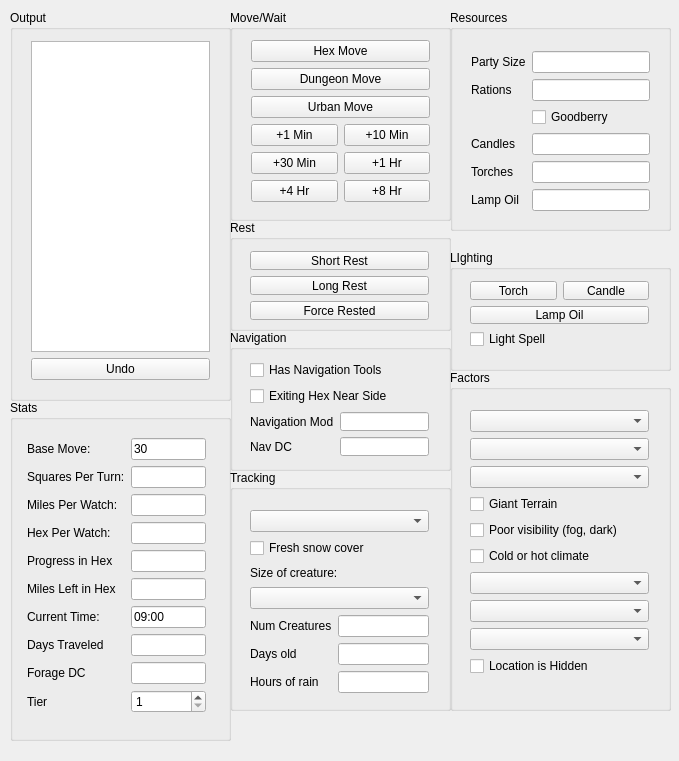
<?xml version="1.0" encoding="UTF-8"?>
<ui version="4.0">
 <class>MainWindow</class>
 <widget class="QMainWindow" name="MainWindow">
  <property name="geometry">
   <rect>
    <x>0</x>
    <y>0</y>
    <width>679</width>
    <height>761</height>
   </rect>
  </property>
  <property name="windowTitle">
   <string>Dungeon and Hex Move Tracker</string>
  </property>
  <widget class="QWidget" name="centralWidget">
   <widget class="QGroupBox" name="groupBox">
    <property name="geometry">
     <rect>
      <x>230</x>
      <y>470</y>
      <width>221</width>
      <height>241</height>
     </rect>
    </property>
    <property name="title">
     <string>Tracking</string>
    </property>
    <widget class="QWidget" name="verticalLayoutWidget">
     <property name="geometry">
      <rect>
       <x>9</x>
       <y>29</y>
       <width>201</width>
       <height>205</height>
      </rect>
     </property>
     <layout class="QVBoxLayout" name="verticalLayout_2">
      <item>
       <widget class="QComboBox" name="cbGroundType"/>
      </item>
      <item>
       <widget class="QCheckBox" name="chFreshSnow">
        <property name="text">
         <string>Fresh snow cover</string>
        </property>
       </widget>
      </item>
      <item>
       <widget class="QLabel" name="label_8">
        <property name="text">
         <string>Size of creature:</string>
        </property>
       </widget>
      </item>
      <item>
       <widget class="QComboBox" name="cbTrackSize"/>
      </item>
      <item>
       <layout class="QFormLayout" name="formLayout_3">
        <item row="0" column="0">
         <widget class="QLabel" name="label_5">
          <property name="text">
           <string>Num Creatures</string>
          </property>
         </widget>
        </item>
        <item row="0" column="1">
         <widget class="QLineEdit" name="tbNumCreatures"/>
        </item>
        <item row="1" column="0">
         <widget class="QLabel" name="label_6">
          <property name="text">
           <string>Days old</string>
          </property>
         </widget>
        </item>
        <item row="1" column="1">
         <widget class="QLineEdit" name="tbTrackAge"/>
        </item>
        <item row="2" column="0">
         <widget class="QLabel" name="label_7">
          <property name="text">
           <string>Hours of rain</string>
          </property>
         </widget>
        </item>
        <item row="2" column="1">
         <widget class="QLineEdit" name="tbRainHours"/>
        </item>
       </layout>
      </item>
     </layout>
    </widget>
   </widget>
   <widget class="QGroupBox" name="groupBox_2">
    <property name="geometry">
     <rect>
      <x>450</x>
      <y>250</y>
      <width>221</width>
      <height>121</height>
     </rect>
    </property>
    <property name="title">
     <string>LIghting</string>
    </property>
    <widget class="QWidget" name="verticalLayoutWidget_5">
     <property name="geometry">
      <rect>
       <x>9</x>
       <y>20</y>
       <width>201</width>
       <height>89</height>
      </rect>
     </property>
     <layout class="QVBoxLayout" name="verticalLayout_6">
      <item>
       <layout class="QGridLayout" name="gridLayout_2">
        <item row="0" column="0">
         <widget class="QPushButton" name="pbTorch">
          <property name="text">
           <string>Torch</string>
          </property>
         </widget>
        </item>
        <item row="0" column="1">
         <widget class="QPushButton" name="pbCandle">
          <property name="text">
           <string>Candle</string>
          </property>
         </widget>
        </item>
       </layout>
      </item>
      <item>
       <widget class="QPushButton" name="pbLamp">
        <property name="text">
         <string>Lamp Oil</string>
        </property>
       </widget>
      </item>
      <item>
       <widget class="QCheckBox" name="chLightSpell">
        <property name="text">
         <string>Light Spell</string>
        </property>
       </widget>
      </item>
     </layout>
    </widget>
   </widget>
   <widget class="QGroupBox" name="groupBox_4">
    <property name="geometry">
     <rect>
      <x>230</x>
      <y>10</y>
      <width>221</width>
      <height>211</height>
     </rect>
    </property>
    <property name="title">
     <string>Move/Wait</string>
    </property>
    <widget class="QWidget" name="verticalLayoutWidget_3">
     <property name="geometry">
      <rect>
       <x>10</x>
       <y>19</y>
       <width>201</width>
       <height>184</height>
      </rect>
     </property>
     <layout class="QVBoxLayout" name="verticalLayout_4">
      <item>
       <widget class="QPushButton" name="pbHexMove">
        <property name="text">
         <string>Hex Move</string>
        </property>
       </widget>
      </item>
      <item>
       <widget class="QPushButton" name="pbDungeonMove">
        <property name="text">
         <string>Dungeon Move</string>
        </property>
       </widget>
      </item>
      <item>
       <widget class="QPushButton" name="pbUrbanMove">
        <property name="text">
         <string>Urban Move</string>
        </property>
       </widget>
      </item>
      <item>
       <layout class="QGridLayout" name="gridLayout">
        <item row="1" column="0">
         <widget class="QPushButton" name="AddMin30">
          <property name="text">
           <string>+30 Min</string>
          </property>
         </widget>
        </item>
        <item row="1" column="1">
         <widget class="QPushButton" name="AddHr1">
          <property name="text">
           <string>+1 Hr</string>
          </property>
         </widget>
        </item>
        <item row="0" column="0">
         <widget class="QPushButton" name="AddMin1">
          <property name="sizePolicy">
           <sizepolicy hsizetype="Minimum" vsizetype="Fixed">
            <horstretch>0</horstretch>
            <verstretch>0</verstretch>
           </sizepolicy>
          </property>
          <property name="text">
           <string>+1 Min</string>
          </property>
         </widget>
        </item>
        <item row="0" column="1">
         <widget class="QPushButton" name="AddMin10">
          <property name="text">
           <string>+10 Min</string>
          </property>
         </widget>
        </item>
        <item row="2" column="0">
         <widget class="QPushButton" name="AddHr4">
          <property name="text">
           <string>+4 Hr</string>
          </property>
         </widget>
        </item>
        <item row="2" column="1">
         <widget class="QPushButton" name="AddHr8">
          <property name="text">
           <string>+8 Hr</string>
          </property>
         </widget>
        </item>
       </layout>
      </item>
     </layout>
    </widget>
   </widget>
   <widget class="QGroupBox" name="groupBox_5">
    <property name="geometry">
     <rect>
      <x>450</x>
      <y>370</y>
      <width>221</width>
      <height>341</height>
     </rect>
    </property>
    <property name="title">
     <string>Factors</string>
    </property>
    <widget class="QWidget" name="verticalLayoutWidget_4">
     <property name="geometry">
      <rect>
       <x>9</x>
       <y>29</y>
       <width>201</width>
       <height>298</height>
      </rect>
     </property>
     <layout class="QVBoxLayout" name="verticalLayout_5">
      <item>
       <widget class="QComboBox" name="cbMoveMode"/>
      </item>
      <item>
       <widget class="QComboBox" name="cbTerrain"/>
      </item>
      <item>
       <widget class="QComboBox" name="cbRoad"/>
      </item>
      <item>
       <widget class="QCheckBox" name="chGiantTerrain">
        <property name="text">
         <string>Giant Terrain</string>
        </property>
       </widget>
      </item>
      <item>
       <widget class="QCheckBox" name="chPoorVis">
        <property name="text">
         <string>Poor visibility (fog, dark)</string>
        </property>
       </widget>
      </item>
      <item>
       <widget class="QCheckBox" name="chColdClimate">
        <property name="text">
         <string>Cold or hot climate</string>
        </property>
       </widget>
      </item>
      <item>
       <widget class="QComboBox" name="cbSnowCover"/>
      </item>
      <item>
       <widget class="QComboBox" name="cbConditions"/>
      </item>
      <item>
       <widget class="QComboBox" name="cbActivities"/>
      </item>
      <item>
       <widget class="QCheckBox" name="chHiddenLoc">
        <property name="text">
         <string>Location is Hidden</string>
        </property>
       </widget>
      </item>
     </layout>
    </widget>
   </widget>
   <widget class="QGroupBox" name="groupBox_6">
    <property name="geometry">
     <rect>
      <x>10</x>
      <y>400</y>
      <width>221</width>
      <height>341</height>
     </rect>
    </property>
    <property name="title">
     <string>Stats</string>
    </property>
    <widget class="QWidget" name="layoutWidget">
     <property name="geometry">
      <rect>
       <x>6</x>
       <y>27</y>
       <width>201</width>
       <height>307</height>
      </rect>
     </property>
     <layout class="QFormLayout" name="formLayout">
      <item row="0" column="0">
       <widget class="QLabel" name="label">
        <property name="text">
         <string>Base Move:</string>
        </property>
       </widget>
      </item>
      <item row="0" column="1">
       <widget class="QLineEdit" name="MoveRate">
        <property name="text">
         <string>30</string>
        </property>
       </widget>
      </item>
      <item row="1" column="0">
       <widget class="QLabel" name="label_3">
        <property name="text">
         <string>Squares Per Turn:</string>
        </property>
       </widget>
      </item>
      <item row="1" column="1">
       <widget class="QLineEdit" name="SPT"/>
      </item>
      <item row="3" column="0">
       <widget class="QLabel" name="label_4">
        <property name="text">
         <string>Hex Per Watch:</string>
        </property>
       </widget>
      </item>
      <item row="3" column="1">
       <widget class="QLineEdit" name="HPW"/>
      </item>
      <item row="6" column="0">
       <widget class="QLabel" name="label_2">
        <property name="text">
         <string>Current Time:</string>
        </property>
       </widget>
      </item>
      <item row="6" column="1">
       <widget class="QLineEdit" name="TimeDisplay">
        <property name="text">
         <string>09:00</string>
        </property>
       </widget>
      </item>
      <item row="2" column="0">
       <widget class="QLabel" name="label_9">
        <property name="text">
         <string>Miles Per Watch:</string>
        </property>
       </widget>
      </item>
      <item row="2" column="1">
       <widget class="QLineEdit" name="tbMilesPerWatch"/>
      </item>
      <item row="8" column="0">
       <widget class="QLabel" name="label_12">
        <property name="text">
         <string>Forage DC</string>
        </property>
       </widget>
      </item>
      <item row="8" column="1">
       <widget class="QLineEdit" name="tbForage"/>
      </item>
      <item row="4" column="0">
       <widget class="QLabel" name="label_13">
        <property name="text">
         <string>Progress in Hex</string>
        </property>
       </widget>
      </item>
      <item row="4" column="1">
       <widget class="QLineEdit" name="tbHexProgress"/>
      </item>
      <item row="5" column="0">
       <widget class="QLabel" name="label_14">
        <property name="text">
         <string>Miles Left in Hex</string>
        </property>
       </widget>
      </item>
      <item row="5" column="1">
       <widget class="QLineEdit" name="tbMilesLeft"/>
      </item>
      <item row="7" column="0">
       <widget class="QLabel" name="label_15">
        <property name="text">
         <string>Days Traveled</string>
        </property>
       </widget>
      </item>
      <item row="7" column="1">
       <widget class="QLineEdit" name="tbDaysTraveled"/>
      </item>
      <item row="9" column="0">
       <widget class="QLabel" name="label_21">
        <property name="text">
         <string>Tier</string>
        </property>
       </widget>
      </item>
      <item row="9" column="1">
       <widget class="QSpinBox" name="sbTier">
        <property name="minimum">
         <number>1</number>
        </property>
        <property name="maximum">
         <number>4</number>
        </property>
       </widget>
      </item>
     </layout>
    </widget>
   </widget>
   <widget class="QGroupBox" name="groupBox_7">
    <property name="geometry">
     <rect>
      <x>10</x>
      <y>10</y>
      <width>221</width>
      <height>391</height>
     </rect>
    </property>
    <property name="title">
     <string>Output</string>
    </property>
    <widget class="QWidget" name="layoutWidget">
     <property name="geometry">
      <rect>
       <x>10</x>
       <y>20</y>
       <width>201</width>
       <height>361</height>
      </rect>
     </property>
     <layout class="QVBoxLayout" name="verticalLayout">
      <item>
       <widget class="QPlainTextEdit" name="MessageOut"/>
      </item>
      <item>
       <widget class="QPushButton" name="pushButton">
        <property name="text">
         <string>Undo</string>
        </property>
       </widget>
      </item>
     </layout>
    </widget>
   </widget>
   <widget class="QGroupBox" name="groupBox_3">
    <property name="geometry">
     <rect>
      <x>230</x>
      <y>220</y>
      <width>221</width>
      <height>111</height>
     </rect>
    </property>
    <property name="title">
     <string>Rest</string>
    </property>
    <widget class="QWidget" name="verticalLayoutWidget_2">
     <property name="geometry">
      <rect>
       <x>9</x>
       <y>20</y>
       <width>201</width>
       <height>91</height>
      </rect>
     </property>
     <layout class="QVBoxLayout" name="verticalLayout_3">
      <item>
       <widget class="QPushButton" name="pbShortRest">
        <property name="text">
         <string>Short Rest</string>
        </property>
       </widget>
      </item>
      <item>
       <widget class="QPushButton" name="pbLongRest">
        <property name="text">
         <string>Long Rest</string>
        </property>
       </widget>
      </item>
      <item>
       <widget class="QPushButton" name="pbForceRest">
        <property name="text">
         <string>Force Rested</string>
        </property>
       </widget>
      </item>
     </layout>
    </widget>
   </widget>
   <widget class="QGroupBox" name="groupBox_8">
    <property name="geometry">
     <rect>
      <x>230</x>
      <y>330</y>
      <width>221</width>
      <height>141</height>
     </rect>
    </property>
    <property name="title">
     <string>Navigation</string>
    </property>
    <widget class="QWidget" name="verticalLayoutWidget_6">
     <property name="geometry">
      <rect>
       <x>9</x>
       <y>19</y>
       <width>201</width>
       <height>118</height>
      </rect>
     </property>
     <layout class="QVBoxLayout" name="verticalLayout_7">
      <item>
       <widget class="QCheckBox" name="cbNavTools">
        <property name="text">
         <string>Has Navigation Tools</string>
        </property>
       </widget>
      </item>
      <item>
       <widget class="QCheckBox" name="chHexNearExit">
        <property name="text">
         <string>Exiting Hex Near Side</string>
        </property>
       </widget>
      </item>
      <item>
       <layout class="QFormLayout" name="formLayout_2">
        <item row="0" column="0">
         <widget class="QLabel" name="label_10">
          <property name="text">
           <string>Navigation Mod</string>
          </property>
         </widget>
        </item>
        <item row="0" column="1">
         <widget class="QLineEdit" name="tbNavMod"/>
        </item>
        <item row="1" column="0">
         <widget class="QLabel" name="label_11">
          <property name="text">
           <string>Nav DC</string>
          </property>
         </widget>
        </item>
        <item row="1" column="1">
         <widget class="QLineEdit" name="tbNavDc"/>
        </item>
       </layout>
      </item>
     </layout>
    </widget>
   </widget>
   <widget class="QGroupBox" name="groupBox_9">
    <property name="geometry">
     <rect>
      <x>450</x>
      <y>10</y>
      <width>221</width>
      <height>221</height>
     </rect>
    </property>
    <property name="title">
     <string>Resources</string>
    </property>
    <widget class="QWidget" name="formLayoutWidget">
     <property name="geometry">
      <rect>
       <x>10</x>
       <y>30</y>
       <width>201</width>
       <height>186</height>
      </rect>
     </property>
     <layout class="QFormLayout" name="formLayout_4">
      <item row="0" column="0">
       <widget class="QLabel" name="label_20">
        <property name="text">
         <string>Party Size</string>
        </property>
       </widget>
      </item>
      <item row="0" column="1">
       <widget class="QLineEdit" name="tbPartySize"/>
      </item>
      <item row="1" column="0">
       <widget class="QLabel" name="label_16">
        <property name="text">
         <string>Rations</string>
        </property>
       </widget>
      </item>
      <item row="1" column="1">
       <widget class="QLineEdit" name="tbRations"/>
      </item>
      <item row="3" column="0">
       <widget class="QLabel" name="label_17">
        <property name="text">
         <string>Candles</string>
        </property>
       </widget>
      </item>
      <item row="3" column="1">
       <widget class="QLineEdit" name="tbCandles"/>
      </item>
      <item row="5" column="0">
       <widget class="QLabel" name="label_18">
        <property name="text">
         <string>Torches</string>
        </property>
       </widget>
      </item>
      <item row="5" column="1">
       <widget class="QLineEdit" name="tbTorches"/>
      </item>
      <item row="6" column="0">
       <widget class="QLabel" name="label_19">
        <property name="text">
         <string>Lamp Oil</string>
        </property>
       </widget>
      </item>
      <item row="6" column="1">
       <widget class="QLineEdit" name="tbLampOil"/>
      </item>
      <item row="2" column="1">
       <widget class="QCheckBox" name="cbGoodberry">
        <property name="text">
         <string>Goodberry</string>
        </property>
       </widget>
      </item>
     </layout>
    </widget>
   </widget>
  </widget>
 </widget>
 <layoutdefault spacing="6" margin="11"/>
 <resources/>
 <connections/>
</ui>
